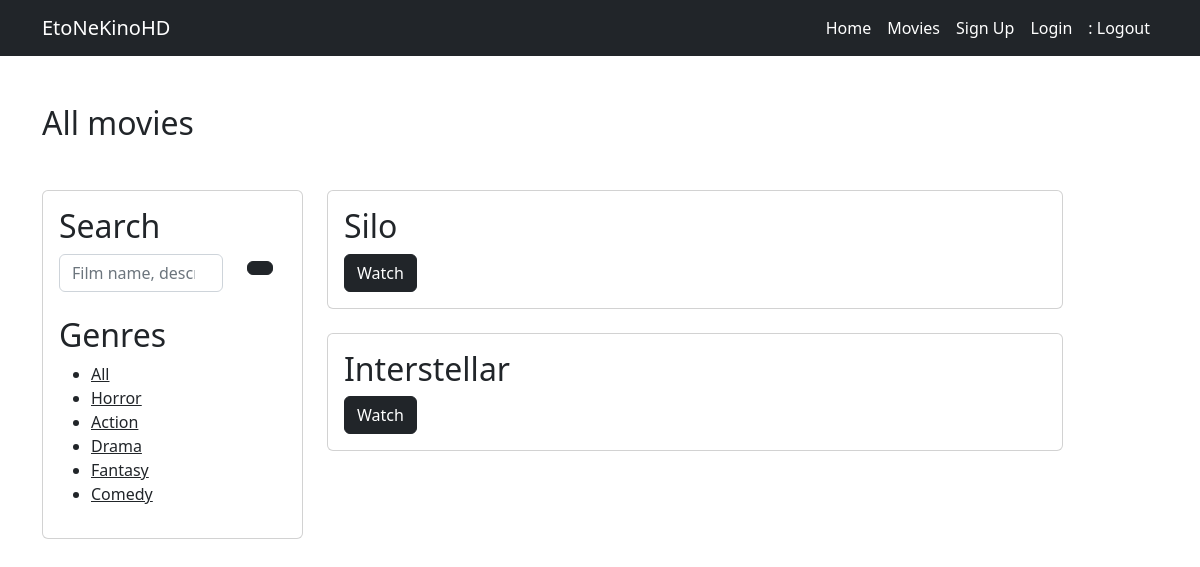
/movies/all/, run on the app's committed database.
### kinoApp/models.py (models this page shows, shortened)
class Genre(models.Model):
    genreName = models.CharField("Genre name", max_length=255)
    slug = models.SlugField(unique=True, blank=True, editable=False)

class Movie(models.Model):
    movieName = models.CharField("Movie name", max_length=255)
    genre = models.ForeignKey(Genre, on_delete= models.CASCADE, verbose_name="Genre")
    producer = models.CharField("Producer", max_length=255)
    cover = models.CharField("Link to cover", max_length=500)
    poster = models.CharField("Link to poster", max_length=500)
    year = models.IntegerField("Year")
    rating = models.FloatField("Rating")
    movieLink = models.CharField("Youtube movie link", max_length=500)
    description = models.TextField("Description")
    isTopTen = models.BooleanField("Is Top Ten", default=False, blank=True, null=True)
    isRecommended = models.BooleanField("Is Recommended", default=False, blank=True, null=True)

### kinoApp/views.py (the view)
# urls.py: path('movies/all/', views.allMovies, name='allMovies'),
def allMovies(request, slug=None):
    genre = None
    movies = Movie.objects.all()
    genres = Genre.objects.all()
    searchData = request.GET.get('search')
    if searchData:
        movies = Movie.objects.filter(Q(movieName__icontains=searchData) & Q(description__icontains=searchData))
    else:
        movies = Movie.objects.all()
    if slug:
        genre = get_object_or_404(Genre, slug=slug)
        movies = movies.filter(genre=genre)
    return render(request, 'user/all-movies.html', {
        'movies': movies,
        'genres': genres,
        'genre': genre
    })

### kinoApp/templates/user/all-movies.html (shortened to what this page needs)
{% extends '../base.html' %}
{% block content %}
<div class="top-ten">
    <div class="container">
        <h2 class="mt-5 mb-5">All movies</h2>
        <div class="row">
            <div class="col-md-3">
                <div class="card">
                    <div class="card-body">
                        <h2>Search</h2>
                        <form class="mb-4" action="{% url 'allMovies' %}">
                            <div class="row">
                                <div class="col-9">
                                    <input type="search" name="search" class="form-control" placeholder="Film name, description">
                                </div>
                                <div class="col-3">
                                    <button type="submit" class="btn btn-dark"></button>
                                </div>
                            </div>
                        </form>
                        <h2>Genres</h2>
                        <ul>
                            <li><a href="{% url 'allMovies' %}" class="text-dark">All</a></li>
                            {% for genre in genres %}
                            <li><a href="{% url 'filterMovies' slug=genre.slug %}" class="text-dark">{{ genre.genreName }}</a></li>
                            {% endfor %}
                        </ul>
                    </div>
                </div>
            </div>
            <div class="col-md-8">
                {% for movie in movies %}
                <div class="card mb-4">
                    <div class="card-body">
                        <h2>{{ movie.movieName }}</h2>
                        <a href="{% url 'movieDetail' pk=movie.pk %}" class="btn btn-dark">Watch</a>
                    </div>
                </div>
                {% endfor %}
            </div>
        </div>
    </div>
</div>
{% endblock %}

### kinoApp/templates/base.html (shortened to what this page needs)
{% load static %}
<!DOCTYPE html>
<html lang="en">
<head>
    <link rel="stylesheet" href="{% static '/style/style.css' %}">
    <link rel="stylesheet" href="{% static '/style/owl.theme.default.min.css' %}">
    <link rel="stylesheet" href="{% static '/style/owl.carousel.min.css' %}">
    <link rel="stylesheet" href="{% static './style/bootstrap.min.css' %}">
</head>
<body>
    <header class="navbar navbar-expand-lg bg-dark navbar-dark">
        <div class="container">
            <a class="navbar-brand" href="{% url 'homePage' %}">EtoNeKinoHD</a>
            <div class="collapse navbar-collapse" id="navbarSupportedContent">
              <ul class="navbar-nav ms-auto mb-2 mb-lg-0">
                <li class="nav-item">
                  <a class="nav-link active" aria-current="page" href="{% url 'topMovies' %}">Home</a>
                </li>
                <li class="nav-item">
                  <a class="nav-link active" aria-current="page" href="{% url 'allMovies' %}">Movies</a>
                </li>
                <li class="nav-item">
                  <a class="nav-link active" aria-current="page" href="{% url 'signUp' %}">Sign Up</a>
                </li>
                <li class="nav-item">
                  <a class="nav-link active" aria-current="page" href="{% url 'loginPage' %}">Login</a>
                </li>
                <li class="nav-item">
                  <a class="nav-link active" aria-current="page" href="{% url 'logoutUser' %}">{{ user.username }} : Logout</a>
                </li>
              </ul>
            </div>
          </div>
    </header>
    {% block content %}
    {% endblock %}
</body>
</html>

### data on the page
Genre: genreName "Horror"
Genre: genreName "Action"
Genre: genreName "Drama"
Genre: genreName "Fantasy"
Genre: genreName "Comedy"
Movie: movieName "Silo"
Movie: movieName "Interstellar"
